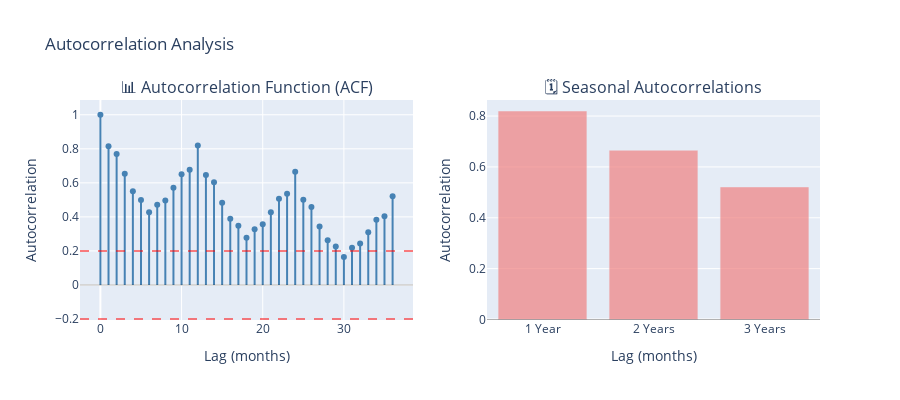

Notebook source saved alongside this figure:
### Markdown cell above
## Autocorrelation Analysis

Let's examine the temporal dependence in our births data by computing and visualizing the autocorrelation function (ACF). This will help us understand how past values influence future values.

### Code cell
# Compute autocorrelation function
max_lags = 36  # 3 years of monthly data
autocorr = acf(births_values, nlags=max_lags, fft=True)

# Create autocorrelation plots using plotly subplots
fig = make_subplots(
    rows=1, cols=2,
    subplot_titles=(
        '📊 Autocorrelation Function (ACF)',
        '🗓️ Seasonal Autocorrelations'
    ),
    horizontal_spacing=0.1
)

# Plot 1: Autocorrelation function
lags = np.arange(max_lags + 1)

# Add stem plot for autocorrelation
for i, (lag, corr) in enumerate(zip(lags, autocorr)):
    fig.add_trace(
        go.Scatter(
            x=[lag, lag],
            y=[0, corr],
            mode='lines',
            line=dict(color='steelblue', width=2),
            showlegend=False
        ),
        row=1, col=1
    )
    
# Add markers at the top of stems
fig.add_trace(
    go.Scatter(
        x=lags,
        y=autocorr,
        mode='markers',
        marker=dict(color='steelblue', size=6),
        name='ACF',
        showlegend=False
    ),
    row=1, col=1
)

# Add significance threshold lines
fig.add_hline(y=0, line_color='black', line_width=1, opacity=0.3, row=1, col=1)
fig.add_hline(y=0.2, line_color='red', line_dash='dash', opacity=0.5, row=1, col=1)
fig.add_hline(y=-0.2, line_color='red', line_dash='dash', opacity=0.5, row=1, col=1)

# Plot 2: Seasonal autocorrelation pattern
seasonal_lags = [12, 24, 36]  # 1, 2, 3 years
seasonal_autocorr = [autocorr[lag] for lag in seasonal_lags]

fig.add_trace(
    go.Bar(
        x=['1 Year', '2 Years', '3 Years'],
        y=seasonal_autocorr,
        marker_color='lightcoral',
        opacity=0.7,
        name='Seasonal ACF',
        showlegend=False
    ),
    row=1, col=2
)

# Add zero line for seasonal plot
fig.add_hline(y=0, line_color='black', line_width=1, opacity=0.3, row=1, col=2)

# Update layout
fig.update_layout(
    height=400,
    title_text='Autocorrelation Analysis',
    showlegend=False
)

# Update axis labels
fig.update_xaxes(title_text='Lag (months)', row=1, col=1)
fig.update_yaxes(title_text='Autocorrelation', row=1, col=1)
fig.update_xaxes(title_text='Lag (months)', row=1, col=2)
fig.update_yaxes(title_text='Autocorrelation', row=1, col=2)

fig.show()

### Figure 1 — Plotly figure (JSON) as saved in the notebook; plotly's stock layout.template omitted (floating-point values rounded to 4 significant figures)
{"data": [{"line": {"color": "steelblue", "width": 2}, "mode": "lines", "showlegend": false, "type": "scatter", "x": [0, 0], "xaxis": "x", "y": [0, 1], "yaxis": "y"}, {"line": {"color": "steelblue", "width": 2}, "mode": "lines", "showlegend": false, "type": "scatter", "x": [1, 1], "xaxis": "x", "y": [0, 0.815], "yaxis": "y"}, {"line": {"color": "steelblue", "width": 2}, "mode": "lines", "showlegend": false, "type": "scatter", "x": [2, 2], "xaxis": "x", "y": [0, 0.7695], "yaxis": "y"}, {"line": {"color": "steelblue", "width": 2}, "mode": "lines", "showlegend": false, "type": "scatter", "x": [3, 3], "xaxis": "x", "y": [0, 0.6534], "yaxis": "y"}, {"line": {"color": "steelblue", "width": 2}, "mode": "lines", "showlegend": false, "type": "scatter", "x": [4, 4], "xaxis": "x", "y": [0, 0.5502], "yaxis": "y"}, {"line": {"color": "steelblue", "width": 2}, "mode": "lines", "showlegend": false, "type": "scatter", "x": [5, 5], "xaxis": "x", "y": [0, 0.4984], "yaxis": "y"}, {"line": {"color": "steelblue", "width": 2}, "mode": "lines", "showlegend": false, "type": "scatter", "x": [6, 6], "xaxis": "x", "y": [0, 0.4266], "yaxis": "y"}, {"line": {"color": "steelblue", "width": 2}, "mode": "lines", "showlegend": false, "type": "scatter", "x": [7, 7], "xaxis": "x", "y": [0, 0.4716], "yaxis": "y"}, {"line": {"color": "steelblue", "width": 2}, "mode": "lines", "showlegend": false, "type": "scatter", "x": [8, 8], "xaxis": "x", "y": [0, 0.4963], "yaxis": "y"}, {"line": {"color": "steelblue", "width": 2}, "mode": "lines", "showlegend": false, "type": "scatter", "x": [9, 9], "xaxis": "x", "y": [0, 0.5714], "yaxis": "y"}, {"line": {"color": "steelblue", "width": 2}, "mode": "lines", "showlegend": false, "type": "scatter", "x": [10, 10], "xaxis": "x", "y": [0, 0.6508], "yaxis": "y"}, {"line": {"color": "steelblue", "width": 2}, "mode": "lines", "showlegend": false, "type": "scatter", "x": [11, 11], "xaxis": "x", "y": [0, 0.6773], "yaxis": "y"}, {"line": {"color": "steelblue", "width": 2}, "mode": "lines", "showlegend": false, "type": "scatter", "x": [12, 12], "xaxis": "x", "y": [0, 0.8199], "yaxis": "y"}, {"line": {"color": "steelblue", "width": 2}, "mode": "lines", "showlegend": false, "type": "scatter", "x": [13, 13], "xaxis": "x", "y": [0, 0.6458], "yaxis": "y"}, {"line": {"color": "steelblue", "width": 2}, "mode": "lines", "showlegend": false, "type": "scatter", "x": [14, 14], "xaxis": "x", "y": [0, 0.6035], "yaxis": "y"}, {"line": {"color": "steelblue", "width": 2}, "mode": "lines", "showlegend": false, "type": "scatter", "x": [15, 15], "xaxis": "x", "y": [0, 0.4829], "yaxis": "y"}, {"line": {"color": "steelblue", "width": 2}, "mode": "lines", "showlegend": false, "type": "scatter", "x": [16, 16], "xaxis": "x", "y": [0, 0.3896], "yaxis": "y"}, {"line": {"color": "steelblue", "width": 2}, "mode": "lines", "showlegend": false, "type": "scatter", "x": [17, 17], "xaxis": "x", "y": [0, 0.3476], "yaxis": "y"}, {"line": {"color": "steelblue", "width": 2}, "mode": "lines", "showlegend": false, "type": "scatter", "x": [18, 18], "xaxis": "x", "y": [0, 0.2772], "yaxis": "y"}, {"line": {"color": "steelblue", "width": 2}, "mode": "lines", "showlegend": false, "type": "scatter", "x": [19, 19], "xaxis": "x", "y": [0, 0.3274], "yaxis": "y"}, {"line": {"color": "steelblue", "width": 2}, "mode": "lines", "showlegend": false, "type": "scatter", "x": [20, 20], "xaxis": "x", "y": [0, 0.3561], "yaxis": "y"}, {"line": {"color": "steelblue", "width": 2}, "mode": "lines", "showlegend": false, "type": "scatter", "x": [21, 21], "xaxis": "x", "y": [0, 0.4279], "yaxis": "y"}, {"line": {"color": "steelblue", "width": 2}, "mode": "lines", "showlegend": false, "type": "scatter", "x": [22, 22], "xaxis": "x", "y": [0, 0.5062], "yaxis": "y"}, {"line": {"color": "steelblue", "width": 2}, "mode": "lines", "showlegend": false, "type": "scatter", "x": [23, 23], "xaxis": "x", "y": [0, 0.5353], "yaxis": "y"}, {"line": {"color": "steelblue", "width": 2}, "mode": "lines", "showlegend": false, "type": "scatter", "x": [24, 24], "xaxis": "x", "y": [0, 0.6655], "yaxis": "y"}, {"line": {"color": "steelblue", "width": 2}, "mode": "lines", "showlegend": false, "type": "scatter", "x": [25, 25], "xaxis": "x", "y": [0, 0.5009], "yaxis": "y"}, {"line": {"color": "steelblue", "width": 2}, "mode": "lines", "showlegend": false, "type": "scatter", "x": [26, 26], "xaxis": "x", "y": [0, 0.4582], "yaxis": "y"}, {"line": {"color": "steelblue", "width": 2}, "mode": "lines", "showlegend": false, "type": "scatter", "x": [27, 27], "xaxis": "x", "y": [0, 0.344], "yaxis": "y"}, {"line": {"color": "steelblue", "width": 2}, "mode": "lines", "showlegend": false, "type": "scatter", "x": [28, 28], "xaxis": "x", "y": [0, 0.2631], "yaxis": "y"}, {"line": {"color": "steelblue", "width": 2}, "mode": "lines", "showlegend": false, "type": "scatter", "x": [29, 29], "xaxis": "x", "y": [0, 0.2257], "yaxis": "y"}, {"line": {"color": "steelblue", "width": 2}, "mode": "lines", "showlegend": false, "type": "scatter", "x": [30, 30], "xaxis": "x", "y": [0, 0.1649], "yaxis": "y"}, {"line": {"color": "steelblue", "width": 2}, "mode": "lines", "showlegend": false, "type": "scatter", "x": [31, 31], "xaxis": "x", "y": [0, 0.219], "yaxis": "y"}, {"line": {"color": "steelblue", "width": 2}, "mode": "lines", "showlegend": false, "type": "scatter", "x": [32, 32], "xaxis": "x", "y": [0, 0.2441], "yaxis": "y"}, {"line": {"color": "steelblue", "width": 2}, "mode": "lines", "showlegend": false, "type": "scatter", "x": [33, 33], "xaxis": "x", "y": [0, 0.3099], "yaxis": "y"}, {"line": {"color": "steelblue", "width": 2}, "mode": "lines", "showlegend": false, "type": "scatter", "x": [34, 34], "xaxis": "x", "y": [0, 0.3836], "yaxis": "y"}, {"line": {"color": "steelblue", "width": 2}, "mode": "lines", "showlegend": false, "type": "scatter", "x": [35, 35], "xaxis": "x", "y": [0, 0.4032], "yaxis": "y"}, {"line": {"color": "steelblue", "width": 2}, "mode": "lines", "showlegend": false, "type": "scatter", "x": [36, 36], "xaxis": "x", "y": [0, 0.5213], "yaxis": "y"}, {"marker": {"color": "steelblue", "size": 6}, "mode": "markers", "name": "ACF", "showlegend": false, "type": "scatter", "x": [0, 1, 2, 3, 4, 5, 6, 7, 8, 9, 10, 11, 12, 13, 14, 15, 16, 17, 18, 19, 20, 21, 22, 23, 24, 25, 26, 27, 28, 29, 30, 31, 32, 33, 34, 35, 36], "xaxis": "x", "y": [1.0, 0.815, 0.7695, 0.6534, 0.5502, 0.4984, 0.4266, 0.4716, 0.4963, 0.5714, 0.6508, 0.6773, 0.8199, 0.6458, 0.6035, 0.4829, 0.3896, 0.3476, 0.2772, 0.3274, 0.3561, 0.4279, 0.5062, 0.5353, 0.6655, 0.5009, 0.4582, 0.344, 0.2631, 0.2257, 0.1649, 0.219, 0.2441, 0.3099, 0.3836, 0.4032, 0.5213], "yaxis": "y"}, {"marker": {"color": "lightcoral"}, "name": "Seasonal ACF", "opacity": 0.7, "showlegend": false, "type": "bar", "x": ["1 Year", "2 Years", "3 Years"], "xaxis": "x2", "y": [0.8199, 0.6655, 0.5213], "yaxis": "y2"}], "layout": {"annotations": [{"font": {"size": 16}, "showarrow": false, "text": "📊 Autocorrelation Function (ACF)", "x": 0.225, "xanchor": "center", "xref": "paper", "y": 1, "yanchor": "bottom", "yref": "paper"}, {"font": {"size": 16}, "showarrow": false, "text": "🗓️ Seasonal Autocorrelations", "x": 0.775, "xanchor": "center", "xref": "paper", "y": 1, "yanchor": "bottom", "yref": "paper"}], "height": 400, "shapes": [{"line": {"color": "black", "width": 1}, "opacity": 0.3, "type": "line", "x0": 0, "x1": 1, "xref": "x domain", "y0": 0, "y1": 0, "yref": "y"}, {"line": {"color": "red", "dash": "dash"}, "opacity": 0.5, "type": "line", "x0": 0, "x1": 1, "xref": "x domain", "y0": 0.2, "y1": 0.2, "yref": "y"}, {"line": {"color": "red", "dash": "dash"}, "opacity": 0.5, "type": "line", "x0": 0, "x1": 1, "xref": "x domain", "y0": -0.2, "y1": -0.2, "yref": "y"}, {"line": {"color": "black", "width": 1}, "opacity": 0.3, "type": "line", "x0": 0, "x1": 1, "xref": "x2 domain", "y0": 0, "y1": 0, "yref": "y2"}], "showlegend": false, "title": {"text": "Autocorrelation Analysis"}, "xaxis": {"anchor": "y", "domain": [0, 0.45], "title": {"text": "Lag (months)"}}, "xaxis2": {"anchor": "y2", "domain": [0.55, 1], "title": {"text": "Lag (months)"}}, "yaxis": {"anchor": "x", "domain": [0, 1], "title": {"text": "Autocorrelation"}}, "yaxis2": {"anchor": "x2", "domain": [0, 1], "title": {"text": "Autocorrelation"}}}}
